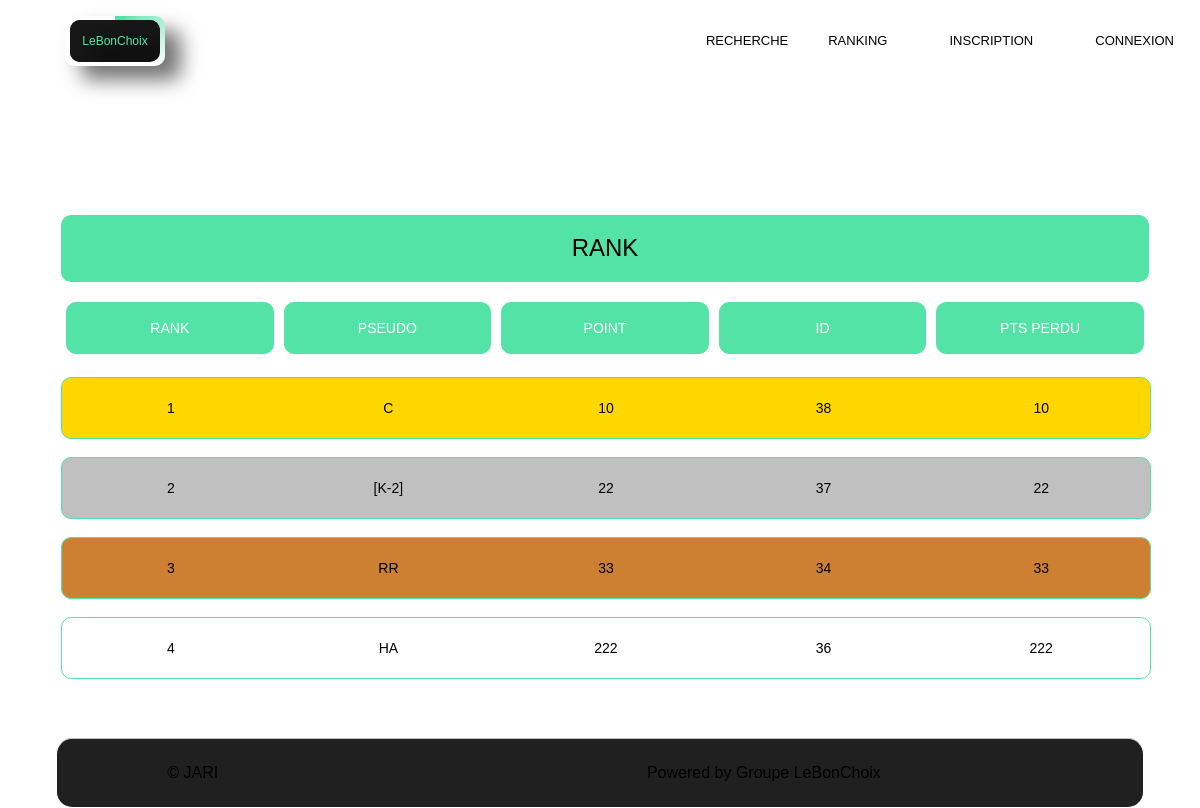
Before: /index.php?page=ranking with the older database file.
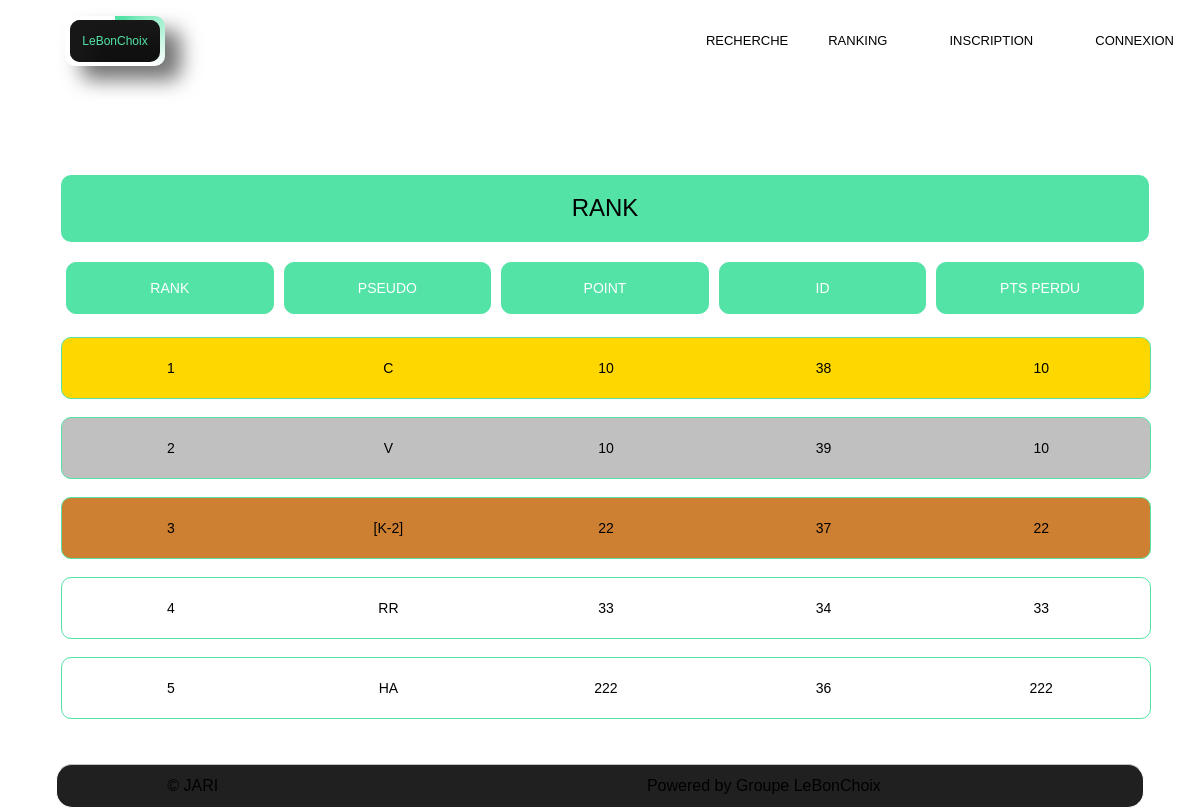
After: the same page with the newer database file.
### tables this page shows
CREATE TABLE `users` (
  `id` int(11) NOT NULL,
  `pseudo` varchar(255) NOT NULL,
  `mdp` varchar(255) NOT NULL,
  `role` varchar(255) NOT NULL,
  `email` varchar(255) NOT NULL,
  `entreprise` varchar(250) DEFAULT NULL,
  `adresse` varchar(250) DEFAULT NULL,
  `numero` int(10) DEFAULT NULL,
  `point` int(11) DEFAULT NULL
);

### view/view.php (called while the page is built)
<?php
include_once "header.php";
include_once $page.".php";
include_once  "footer.php";
?>

### index.php (called while the page is built, shortened)
<?php
include_once "controller/controller.php";
include_once "view/view.php";
?>

### model/media.php (called while the page is built, shortened)
<?php
function ranking(){
	global $c;
	$sql = " SELECT * FROM users ORDER BY point ";
	$resultat = mysqli_query($c, $sql);
	return $resultat;
}

### view/ranking.php (the view, shortened to what this page needs)
<div class='containerRank'>
    <div class='cardHeaderRank'>
        <h2>Rank</h2>
    </div>
    <div class='cardRank'>
        <form>
            <div class=cardBodyRank>
                <div class="cardBodyInnerLil">
                    <strong>Rank</strong>
                </div>
                <div class="cardBodyInnerLil">
                    <strong>Pseudo</strong>
                </div>
                <div class="cardBodyInnerLil">
                    <strong>point</strong>
                </div>
                <div class="cardBodyInnerLil">
                    <strong>id</strong>
                </div>
                <div class="cardBodyInnerLil">
                    <strong>pts Perdu</strong>
                </div>
            </div>
            <?php
                $cardBodyInner = ranking();
                $i = 1;
                while( $row = mysqli_fetch_assoc($cardBodyInner)){
                   if($row["role"]!='Pro'){
                    echo'
                    <a class="button" href ="index.php?page=profil&id='.$row["id"].'">
                        <div class="hajazayda">
                            <div class="cardBodyInnerLil2">' .$i. ' </div>
                            <div class="cardBodyInnerLil2">' . $row["pseudo"] . ' </div>
                            <div class="cardBodyInnerLil2"> '. $row["point"] . ' </div>
                            <div class="cardBodyInnerLil2">'. $row["id"] . ' </div>
                            <div class="cardBodyInnerLil2">'. $row["point"] . ' </div>
                        </div>
                    </a>
                        ';
                        $i++;
                    }
                }
                echo'
                </div>';
            ?>
    </div>

Changed rows visible on the page:
added users: pseudo "V", point "10", id "39"
